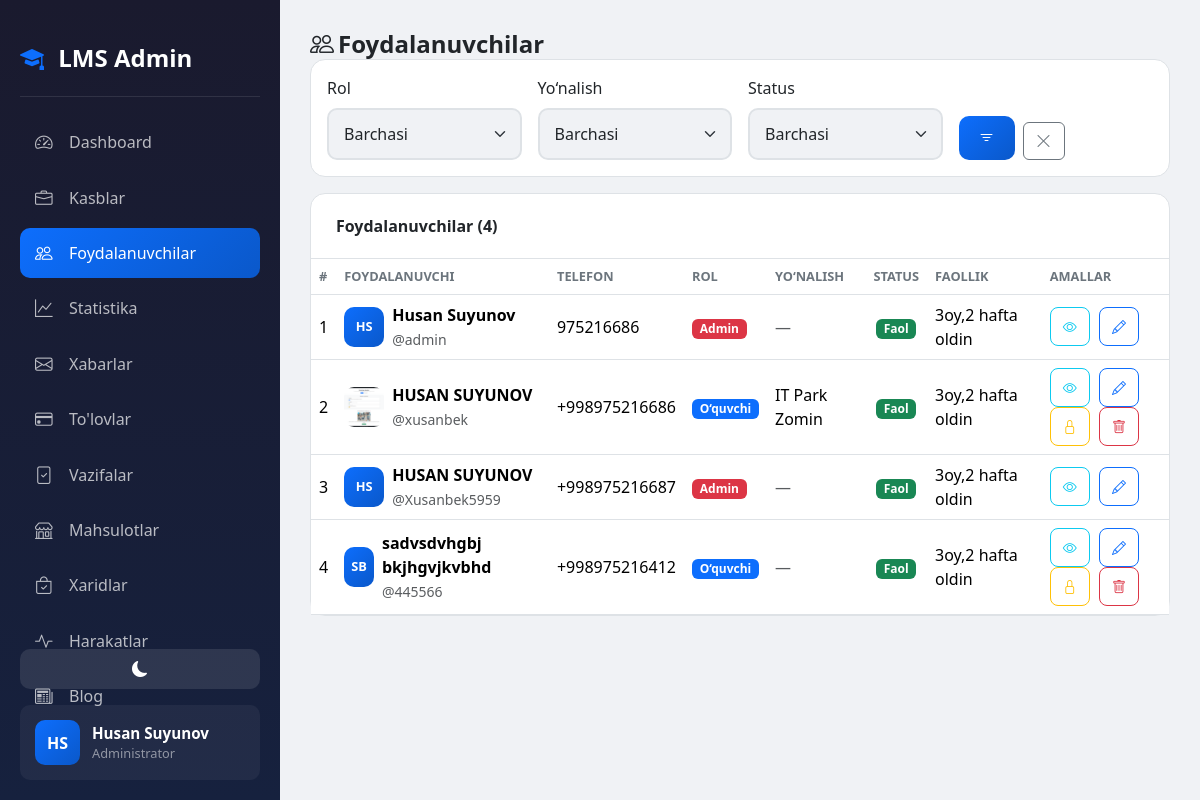
The page /dashboard/users/ (signed in) on the database as committed earlier.
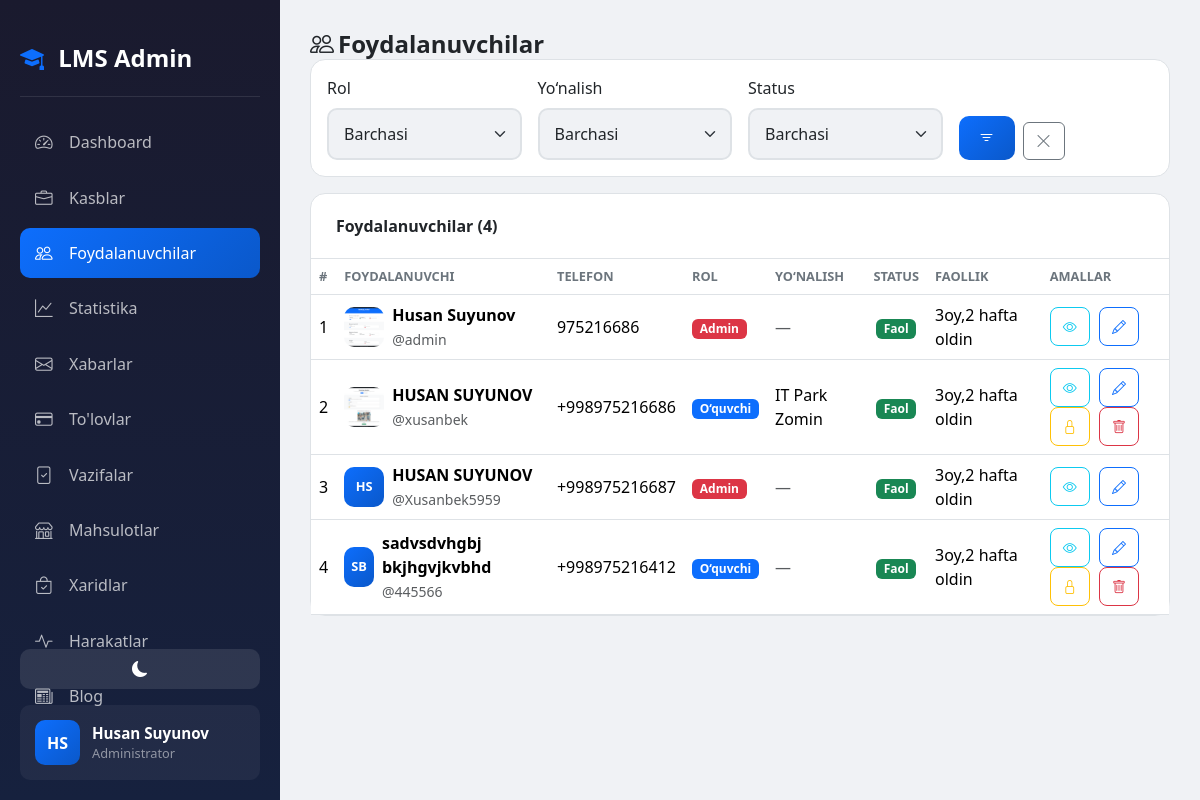
The same page on the database as committed later.
### accounts/models.py (models this page shows, shortened)
class CustomUser(AbstractUser):
    ROLE_CHOICES = (
        ('admin', 'Admin'),
        ('teacher', 'O\'qituvchi'),
        ('student', 'O\'quvchi'),
    )
    first_name = models.CharField(max_length=100, verbose_name="Ism")
    last_name = models.CharField(max_length=100, verbose_name="Familiya")
    phone = models.CharField(max_length=20, unique=True, verbose_name="Telefon raqam")
    role = models.CharField(max_length=20, choices=ROLE_CHOICES, default='student', verbose_name="Rol")
    photo = models.ImageField(upload_to='profiles/', blank=True, null=True, verbose_name="Profil rasmi")
    profession = models.ForeignKey(Profession, on_delete=models.SET_NULL, null=True, blank=True, related_name='students', verbose_name="Yo'nalish")
    is_blocked = models.BooleanField(default=False, verbose_name="Bloklangan")
    last_activity = models.DateTimeField(null=True, blank=True, verbose_name="Oxirgi faollik")
    bio = models.TextField(blank=True, null=True, verbose_name="O'zi haqida")
    coins = models.IntegerField(default=0, verbose_name="Coinlar")
    total_online_time = models.IntegerField(default=0, verbose_name="Jami online vaqt (daqiqa)")
    address = models.CharField(max_length=300, blank=True, null=True, verbose_name="Yashash manzili")
    birth_date = models.DateField(null=True, blank=True, verbose_name="Tug'ilgan kuni")
    id_card = models.FileField(upload_to='documents/id_cards/', blank=True, null=True, verbose_name="ID karta/Pasport")
    birth_certificate = models.FileField(upload_to='documents/birth_certificates/', blank=True, null=True, verbose_name="Tug'ilganlik haqida guvohnoma")
    @property
    def is_admin(self):
        return self.role == 'admin'
    @property
    def is_online(self):
        if self.last_activity:
            now = timezone.now()
            diff = now - self.last_activity
            return diff.total_seconds() < 300
        return False
    @property
    def full_name(self):
        return f"{self.first_name} {self.last_name}"
    def get_initials(self):
        first = self.first_name[0] if self.first_name else ''
        last = self.last_name[0] if self.last_name else ''
        return f"{first}{last}".upper()
    class Meta:
        verbose_name = "Foydalanuvchi"
        verbose_name_plural = "Foydalanuvchilar"

### accounts/views.py (the view)
# urls.py: path('dashboard/users/', views.admin_users, name='admin_users'),
@login_required
def admin_users(request):
    if not request.user.is_admin:
        return redirect('home')
    role_filter = request.GET.get('role', '')
    profession_filter = request.GET.get('profession', '')
    status_filter = request.GET.get('status', '')
    users = CustomUser.objects.all()
    if role_filter:
        users = users.filter(role=role_filter)
    if profession_filter:
        users = users.filter(profession_id=profession_filter)
    if status_filter == 'blocked':
        users = users.filter(is_blocked=True)
    elif status_filter == 'active':
        users = users.filter(is_blocked=False)
    professions = Profession.objects.all()
    return render(request, 'accounts/admin/users.html', {
        'users': users,
        'professions': professions,
        'role_filter': role_filter,
        'profession_filter': profession_filter,
        'status_filter': status_filter,
    })

### accounts/management/commands/check_birthdays.py (called while the page is built, shortened)
    def handle(self, *args, **kwargs):
        today = timezone.now().date()
        users = CustomUser.objects.filter(birth_date__day=today.day, birth_date__month=today.month)
        if not users.exists():
            self.stdout.write(self.style.SUCCESS('No birthdays today.'))
            return

### accounts/templates/accounts/admin/users.html (shortened to what the changed rows need)
{% extends 'accounts/admin/base_admin.html' %}
{% block admin_content %}
<div class="admin-ios">
<h1 class="page-title">
    <i class="bi bi-people me-1"></i>Foydalanuvchilar
</h1>
<div class="card">
    <div class="card-body p-0">
    {% if users %}
    <div class="table-responsive">
        <table class="table mb-0">
            <thead>
                <tr>
                    <th>#</th>
                    <th>Foydalanuvchi</th>
                    <th>Telefon</th>
                    <th>Rol</th>
                    <th>Yo‘nalish</th>
                    <th class="text-center">Status</th>
                    <th>Faollik</th>
                    <th>Amallar</th>
                </tr>
            </thead>
            <tbody>
            {% for u in users %}
            <tr>
                <td data-label="#"> {{ forloop.counter }} </td>
                <td data-label="Foydalanuvchi">
                    <div class="d-flex align-items-center gap-2">
                        {% if u.photo %}
                        <img src="{{ u.photo.url }}" class="user-avatar-sm">
                        {% else %}
                        <div class="user-avatar-placeholder">{{ u.get_initials }}</div>
                        {% endif %}
                        <div>
                            <strong>{{ u.full_name }}</strong>
                            <br><small class="text-muted">@{{ u.username }}</small>
                        </div>
                    </div>
                </td>
                <td data-label="Telefon">{{ u.phone }}</td>
                <td data-label="Rol">
                    <span class="badge
                        {% if u.role == 'admin' %}bg-danger
                        {% elif u.role == 'teacher' %}bg-success
                        {% else %}bg-primary{% endif %}">
                        {% if u.role == 'admin' %}Admin{% elif u.role == 'teacher' %}O‘qituvchi{% else %}O‘quvchi{% endif %}
                    </span>
                </td>
                <td data-label="Yo‘nalish">
                    {% if u.profession %}{{ u.profession.name }}{% else %}<span class="text-muted">—</span>{% endif %}
                </td>
                <td data-label="Status" class="text-center">
                    {% if u.is_blocked %}
                    <span class="badge bg-danger">Bloklangan</span>
                    {% else %}
                    <span class="badge bg-success">Faol</span>
                    {% endif %}
                </td>
                <td data-label="Faollik">
                    {% if u.last_activity %}
                        {{ u.last_activity|timesince }} oldin
                    {% else %}
                        <span class="text-muted">—</span>
                    {% endif %}
                </td>
                <td data-label="Amallar" class="action-btns">
                    <a href="{% url 'admin_user_view' u.pk %}" class="btn btn-sm btn-outline-info">
                        <i class="bi bi-eye"></i>
                    </a>
                    <a href="{% url 'admin_user_edit' u.pk %}" class="btn btn-sm btn-outline-primary">
                        <i class="bi bi-pencil"></i>
                    </a>
                </td>
            </tr>
            {% endfor %}
            </tbody>
        </table>
    </div>
    {% else %}
    <div class="text-center py-5 text-muted">
        <i class="bi bi-people" style="font-size:2.5rem;"></i>
        <p class="mt-2 mb-0">Foydalanuvchilar topilmadi</p>
    </div>
    {% endif %}
    </div>
</div>
</div>
{% endblock %}

### accounts/templates/accounts/admin/base_admin.html (shortened to what this page needs)
<!DOCTYPE html>
<html lang="uz" data-bs-theme="light">
<head>
    <link href="https://cdn.jsdelivr.net/npm/bootstrap@5.3.2/dist/css/bootstrap.min.css" rel="stylesheet">
    <link href="https://cdn.jsdelivr.net/npm/bootstrap-icons@1.11.1/font/bootstrap-icons.css" rel="stylesheet">
</head>
<body>
    <div class="sidebar">
        <div class="sidebar-brand" style="text-decoration: none;">
            <a href="{% url 'home' %}" class="nav-link"> <i class="bi bi-mortarboard-fill me-2 "></i>
                <span>LMS Admin</span></a>
        </div>
        <nav class="sidebar-nav">
            <a href="{% url 'admin_dashboard' %}"
                class="nav-link {% if request.resolver_match.url_name == 'admin_dashboard' %}active{% endif %}">
                <i class="bi bi-speedometer2"></i>
                <span>Dashboard</span>
            </a>
            <a href="{% url 'admin_professions' %}"
                class="nav-link {% if 'profession' in request.resolver_match.url_name %}active{% endif %}">
                <i class="bi bi-briefcase"></i>
                <span>Kasblar</span>
            </a>
            <a href="{% url 'admin_users' %}"
                class="nav-link {% if 'user' in request.resolver_match.url_name %}active{% endif %}">
                <i class="bi bi-people"></i>
                <span>Foydalanuvchilar</span>
            </a>
            <a href="{% url 'admin_statistics' %}"
                class="nav-link {% if request.resolver_match.url_name == 'admin_statistics' %}active{% endif %}">
                <i class="bi bi-graph-up"></i>
                <span>Statistika</span>
            </a>
            <a href="{% url 'admin_messages' %}"
                class="nav-link {% if 'message' in request.resolver_match.url_name %}active{% endif %}">
                <i class="bi bi-envelope"></i>
                <span>Xabarlar</span>
            </a>
            <a href="{% url 'admin_payments' %}"
                class="nav-link {% if 'payment' in request.resolver_match.url_name %}active{% endif %}">
                <i class="bi bi-credit-card"></i>
                <span>To'lovlar</span>
            </a>
            <a href="{% url 'homework_submissions' %}"
                class="nav-link {% if request.resolver_match.url_name == 'homework_submissions' %}active{% endif %}">
                <i class="bi bi-file-check"></i>
                <span>Vazifalar</span>
            </a>
            <a href="{% url 'admin_products' %}"
                class="nav-link {% if 'product' in request.resolver_match.url_name %}active{% endif %}">
                <i class="bi bi-shop"></i>
                <span>Mahsulotlar</span>
            </a>
            <a href="{% url 'admin_purchases' %}"
                class="nav-link {% if 'purchase' in request.resolver_match.url_name %}active{% endif %}">
                <i class="bi bi-bag-check"></i>
                <span>Xaridlar</span>
            </a>
            <a href="{% url 'admin_activities' %}"
                class="nav-link {% if 'activities' in request.resolver_match.url_name %}active{% endif %}">
                <i class="bi bi-activity"></i>
                <span>Harakatlar</span>
            </a>
            <a href="{% url 'blog:admin_posts' %}" class="nav-link {% if 'blog' in request.path %}active{% endif %}">
                <i class="bi bi-newspaper"></i>
                <span>Blog</span>
            </a>
        </nav>
        <div class="sidebar-footer">
            <button class="theme-toggle-admin w-100 mb-3" id="themeToggle">
                <i class="bi bi-moon-fill" id="themeIcon"></i>
            </button>
            <div class="user-info">
                <div class="user-avatar">
                    {{ user.first_name.0 }}{{ user.last_name.0 }}
                </div>
                <div>
                    <div class="user-name">{{ user.first_name }} {{ user.last_name }}</div>
                    <div class="user-role">Administrator</div>
                </div>
            </div>
        </div>
    </div>
    <div class="main-content">
        {% block admin_content %}{% endblock %}
    </div>
</body>
</html>

Rows that differ between the two databases and show on the page:
changed CustomUser "Husan Suyunov": photo: picture added; photo empty → "profiles/image.png" (drawn); get_initials "HS" → (not shown)
